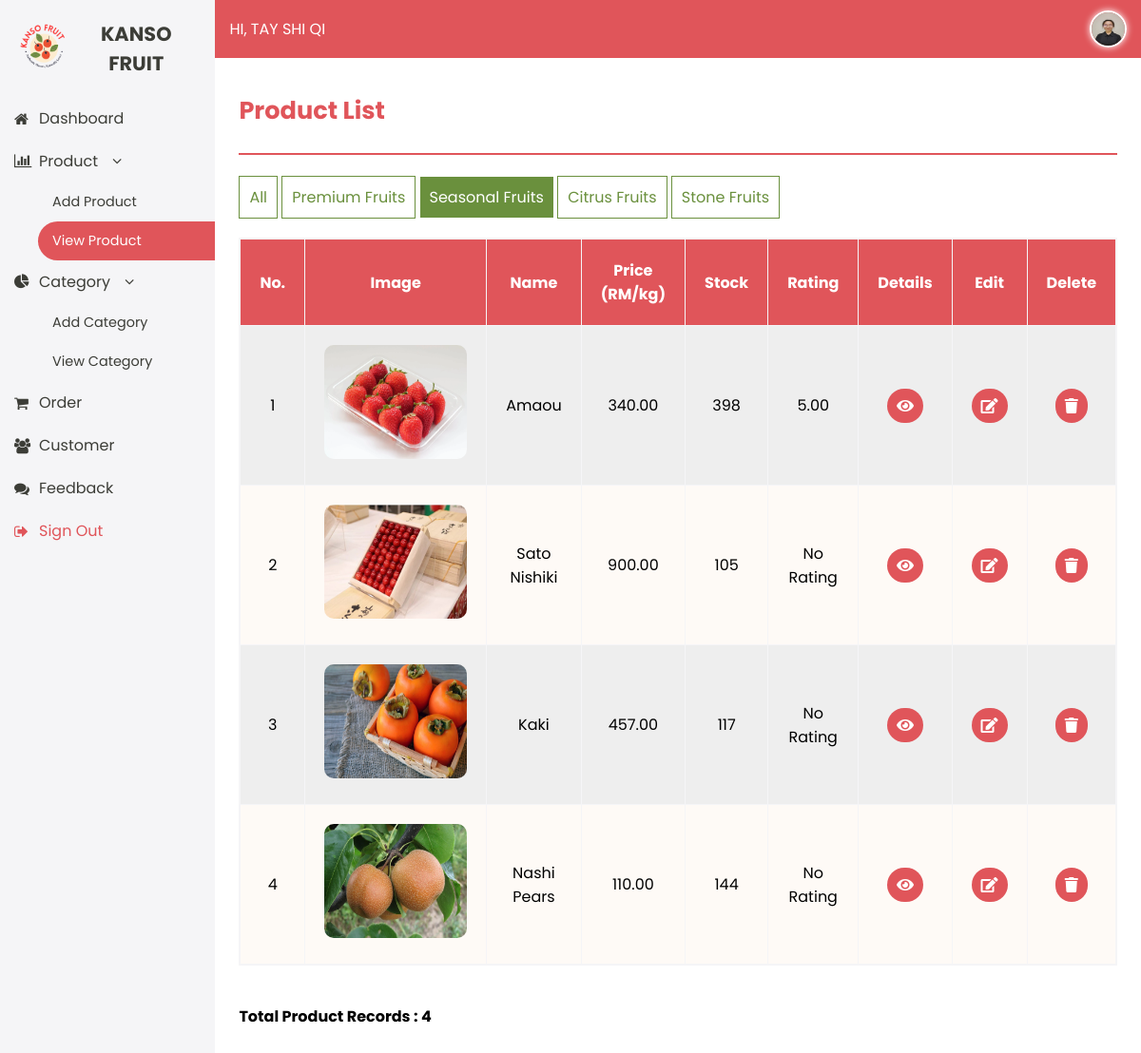
The app's page /view_product2.php (signed in) with its own data.
### tables this page shows
CREATE TABLE `admintbl` (
  `admin_id` int(11) NOT NULL,
  `admin_name` varchar(200) NOT NULL,
  `admin_email` varchar(100) NOT NULL,
  `admin_password` char(35) NOT NULL,
  `admin_contact` char(15) NOT NULL,
  `admin_gender` char(7) NOT NULL,
  `admin_image` varchar(150) NOT NULL
);

CREATE TABLE `producttbl` (
  `product_id` int(11) NOT NULL,
  `product_name` varchar(200) NOT NULL,
  `product_description` text NOT NULL,
  `product_price` decimal(10,2) NOT NULL,
  `product_stock_level` int(5) NOT NULL,
  `product_date_created` date NOT NULL,
  `product_image` varchar(150) NOT NULL,
  `category_id` int(11) NOT NULL
);

### view_product2.php (the view, shortened to what this page needs)
<?php
include "config.php";
$sess_aid = $_SESSION["sess_aid"];
$get_admin = mysqli_query($conn, "select * from admintbl where admin_id=$sess_aid");
$admin_rec = mysqli_fetch_assoc($get_admin );
?>
<!DOCTYPE HTML>
<html>
	<head>
		<link rel="stylesheet" href="css/admin_design.css" />
		<link href="https://cdnjs.cloudflare.com/ajax/libs/font-awesome/5.15.4/css/all.min.css" rel="stylesheet">
		<link rel="stylesheet" href="https://cdnjs.cloudflare.com/ajax/libs/font-awesome/4.7.0/css/font-awesome.min.css">
	</head>
	<body>
	<div id="body">
		<div id="leftnav">
			<div id="logo">
				<div class="one">
					<a href="index.html"><img src="images/logo.png" title="Kanso Fruits" alt="Kanso Fruits Logo" /></a>
				</div>
				<div class="two">
					<a href="index.html">Kanso Fruit</a>
				</div>
			</div>
			<div id="sidenav">
				<p><a href="admin_dashboard.php"><i class="fa fa-home"></i>Dashboard</a></p>
				<p class="three"><i class="fa fa-bar-chart"></i>Product<i class="fa fa-angle-down"></i></p>
					<p class="angle"><a href="add_product.php">Add Product</a></p>
					<p class="angle">
					<span style="background-color:#e0555a; color:white; border-radius:40px 0px 0px 40px; cursor:pointer; display:flex;
					align-items:center; padding:10px 15px;">
					View Product<span></p>
				<p class="three"><i class="fa fa-pie-chart"></i>Category<i class="fa fa-angle-down"></i></p>
					<p class="angle"><a href="add_category.php">Add Category</a></p>
					<p class="angle"><a href="view_category.php">View Category</a></p>
				<p><a href="view_order.php"><i class="fa fa-shopping-cart"></i>Order</a></p>
				<p><a href="view_customer.php"><i class="fa fa-users"></i>Customer</a></p>
				<p><a href="view_feedback.php"><i class="fa fa-comments"></i>Feedback</a></p>
				<p style="color:#e0555a;"><a href="admin_logout.php"><i class="fa fa-sign-out"></i>Sign Out</a></p>
			</div>
		</div>
		<div id="rightnav">
			<div id="top">
				<div class="halo">
					<p>Hi, <?php echo $admin_rec['admin_name']; ?></p>
				</div>
				<div class="profile">
					<a href="admin_profile.php">
						<?php
							if ($admin_rec["admin_image"] == "")
							{
								$filename = "admin_image/profile.png";
							}
							else
							{
								$filename = "admin_image/".$admin_rec["admin_image"];
							}
							echo "<img src='".$filename."'>";
						?>
					</a>
				</div>
			</div>
			<div id="down">
				<div class="table">
					<h3>Product List</h3>
					<hr>
					<p class="categorylink">
						<a href="view_product.php">All</a>
						<a href="view_product1.php">Premium Fruits</a>
						<span style="padding:10px; border:none; background-color:#6a903d; color:#fff;">Seasonal Fruits</span>
						<a href="view_product3.php">Citrus Fruits</a>
						<a href="view_product4.php">Stone Fruits</a>
					</p>
					<?php
					$get_product_list = mysqli_query($conn,"select * from producttbl, categorytbl where producttbl.category_id = categorytbl.category_id AND categorytbl.category_id = '3' ");
					$count = mysqli_num_rows($get_product_list);
					echo "<table border='1px' class= 'product-table'>";
						echo "<tr>";
						echo "<th>No.</th>";
						echo "<th>Image</th>";
						echo "<th>Name</th>";
						echo "<th>Price (RM/kg)</th>";
						echo "<th>Stock</th>";
						echo "<th>Rating</th>";
						echo "<th>Details</th>";
						echo "<th>Edit</th>";
						echo "<th>Delete</th>";
						echo "</tr>";
					if ($count == 0)
					{
						echo "No product record were found.";
					}
					else
					{
						$x=1;
						while($prod_rec = mysqli_fetch_assoc($get_product_list))
						{
							if ($prod_rec["product_image"] == "None")
							{
								$filename = "product_image/default.png";
							}
							else
							{
								$filename = "product_image/".$prod_rec["product_image"];
							}
							$pid = $prod_rec["product_id"];
							$get_average = mysqli_query ($conn, "select avg(item_rating) as average_rating from itemtbl where product_id =$pid AND item_rating !=0");
							$rec = mysqli_fetch_assoc ($get_average);
							echo "<tr>";
							echo "<td>". $x ."</td>";
							echo "<td><img src='".$filename."'></td>";
							echo "<td>".$prod_rec['product_name']."</td>";
							echo "<td>".number_format($prod_rec['product_price'],2)."</td>";
							echo "<td>".$prod_rec['product_stock_level']."</td>";
							echo "<td>";
							if ($rec["average_rating"] != 0)
							{
								echo " ".number_format($rec["average_rating"],2);
							}
							else
							{
								echo "No Rating";
							}
							echo "</td>";
							echo "<td><a href='view_product_detail.php?view_pk=".$prod_rec['product_id']."' class='icon fas fa-eye'></a></td>";
							echo "<td><a href='edit_product.php?edit_pk=".$prod_rec['product_id']."' class='icon fas fa-pencil-square-o '></a></td>";
							echo "<td><a href='view_product.php?del_pk=".$prod_rec['product_id']."' onclick='return confirm_delete();'
							class='icon fas fa-trash'></a></td>";
							echo "</tr>";
							$x++;
						}
					}
					echo "</table>";
					echo "<br>";
					echo "<p><b>Total Product Records : ".$count."</b></p>";
					?>
				</div>
			</div>
		</div>
	</div>
	</body>
</html>

### css/admin_design.css (style rules this page uses)
body { margin:0; padding:0; font-family:'Poppins', sans-serif; background-color:#F5F5F7; }
a { text-decoration:none; color:inherit; }
#body { display:flex; height:100vh; }
#leftnav { width:250px; background-color:#F5F5F7; color:#3C3D37; display:flex; flex-direction:column; }
#logo { display:flex; align-items:center; justify-content:center; padding:20px; text-align:center; }
#logo .one img { width:50px; height:50px; margin-right:10px; }
#logo .two a { font-size:1.3em; font-weight:bold; color:#3C3D37; text-transform:uppercase; }
#sidenav a { display:flex; align-items:center; padding:10px 15px; cursor:pointer; }
#sidenav p.three { margin:10px 0px; }
#sidenav p.three i { margin:0px 16px 0px 15px; }
#sidenav p i { margin-right:16px; width:10px; }
#sidenav p { margin:0; font-size:1em; }
#sidenav p.angle { font-size:0.9em; margin-left:40px; }
#rightnav { flex:1; display:flex; flex-direction:column; }
#top { display:flex; background-color:#e0555a; padding:2px 15px; justify-content:space-between; align-items:center; color:#fff; }
#top .halo { font-size:16px; text-transform:uppercase; }
#top .profile img { width:35px; height:35px; border-radius:100%; border:2px solid white; box-shadow:0px 0px 7px white; margin-top:7px; }
#down { flex:1; padding:10px; background-color:white; overflow-y:auto; }
.categorylink { margin-bottom:30px; }
.categorylink a { border:1px solid #6a903d; padding:10px; background-color:#fff; color:#6a903d; }
.table { padding:0px 15px; box-sizing:border-box; width:100%; }
.table h3 { font-size:1.6em; color:#e0555a; font-family:; }
.table hr { border:1px solid #e0555a; margin-bottom:2em; }
.table img { width:150px; height:120px; border-radius:10px; }
.table .product-table { width:100%; border-collapse:collapse; text-align:center; border:2px solid #F5F5F7; }
.table .product-table th { padding:20px; background-color:#e0555a; color:white; }
.table .product-table td { padding:20px; }
.table .product-table tr:nth-child(even) { background-color:#eeeeee; }
.table .product-table tr:nth-child(odd) { background-color:#FEFAF6; }
.table .product-table td a { text-decoration:none; padding:10px; border-radius:20px; color:#fff; background-color:#e0555a; }

### records on screen
admintbl: admin_name "TAY SHI QI", admin_image (picture)
producttbl: product_image (picture), product_name "Amaou", product_price "340.00", product_stock_level "398", average_rating "5.00"
producttbl: product_image (picture), product_name "Sato Nishiki", product_price "900.00", product_stock_level "105", shows "No Rating"
producttbl: product_image (picture), product_name "Kaki", product_price "457.00", product_stock_level "117", shows "No Rating"
producttbl: product_image (picture), product_name "Nashi Pears", product_price "110.00", product_stock_level "144", shows "No Rating"

### other values on screen
$count "4"
